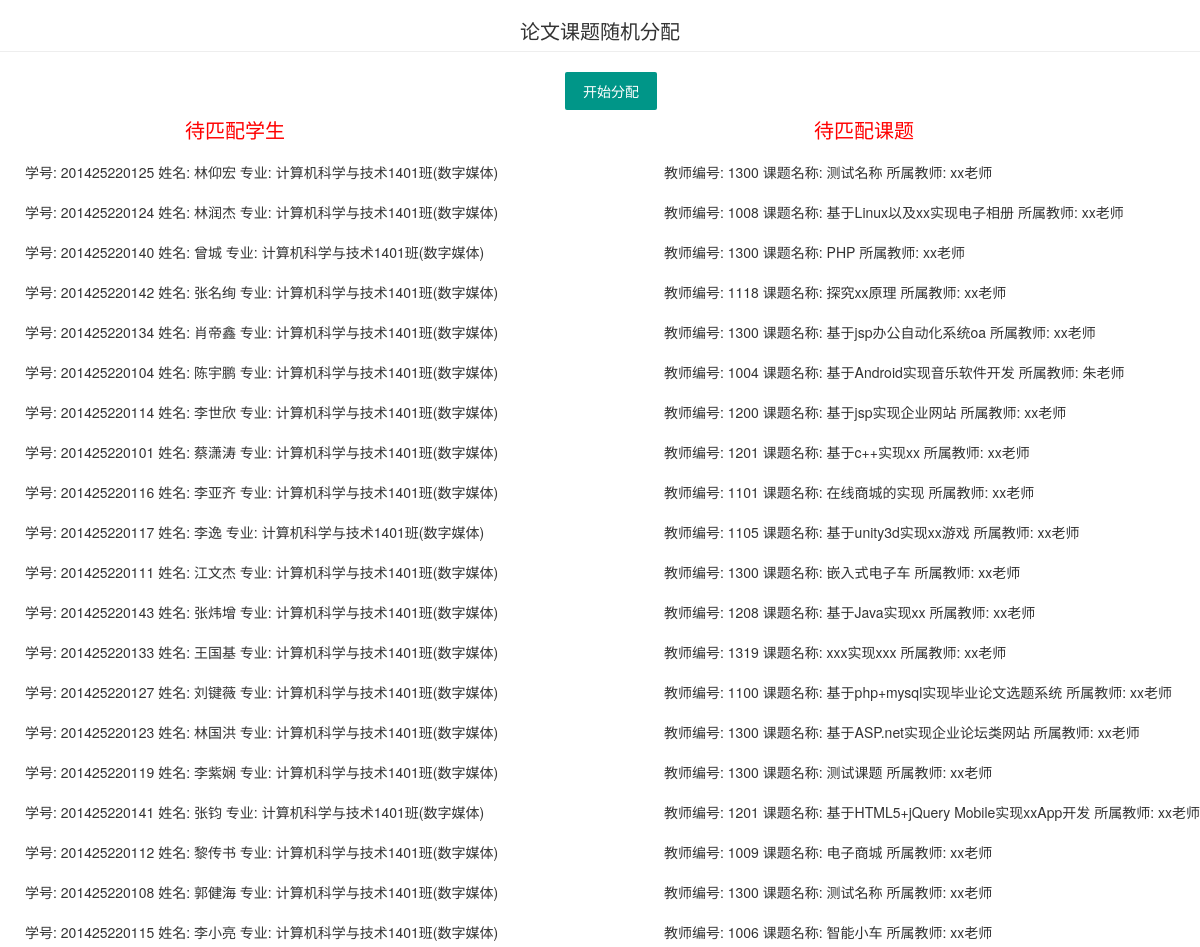
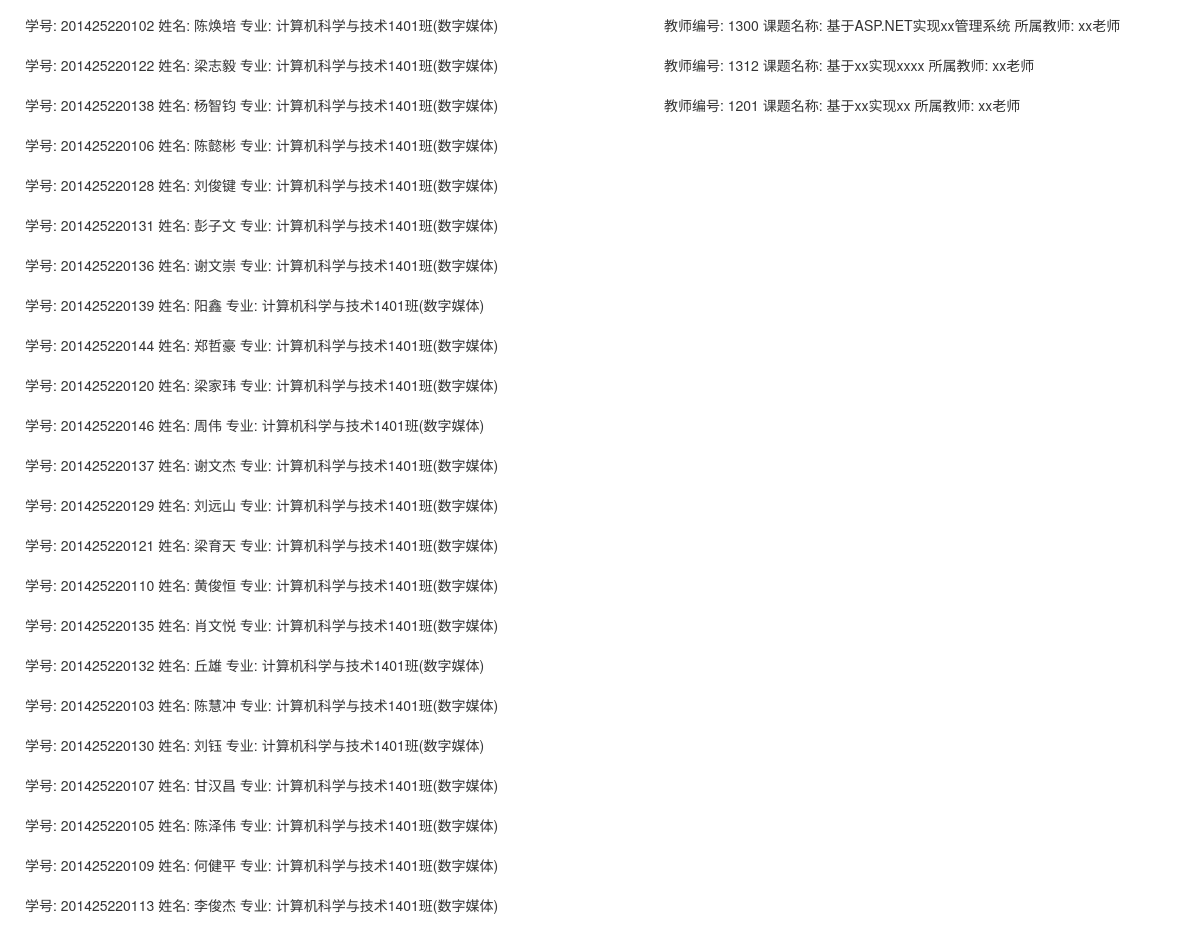
The page /rand_topics.php on the database its author committed (2 pictures, top to bottom).
### tables this page shows
CREATE TABLE `student` (
  `id` int(255) NOT NULL AUTO_INCREMENT,
  `username` varchar(20) NOT NULL DEFAULT '',
  `password` varchar(10) DEFAULT '123456',
  `name` varchar(10) DEFAULT NULL,
  `sex` varchar(2) DEFAULT NULL,
  `major` varchar(20) DEFAULT NULL,
  `phone` varchar(11) DEFAULT NULL,
  `email` varchar(20) DEFAULT NULL,
  `role_id` int(10) NOT NULL DEFAULT '1',
  `login_num` int(11) unsigned NOT NULL,
  `ip` varchar(255) NOT NULL,
  `wtime` datetime NOT NULL,
  `z_index` varchar(10) NOT NULL DEFAULT 'no',
  PRIMARY KEY (`username`),
  UNIQUE KEY `index_id` (`id`) USING BTREE,
  UNIQUE KEY `index_username` (`username`) USING BTREE,
  KEY `index_major` (`major`) USING BTREE,
  FULLTEXT KEY `index_name` (`name`)
);

### rand_topics.php (the view, shortened to what this page needs)
<?php require 'conn.php'; ?>
<!DOCTYPE html>
<html lang="en">
<head>
	  <link rel="stylesheet" href="bootstrap-3.3.7-dist/css/bootstrap.min.css" />
	   <link rel="stylesheet" href="css/layui.css">
</head>
<body>
<h2 class="page-header" style="text-align:center;font-size:20px">论文课题随机分配</h2>
<div class="form-group">
<div class="col-sm-offset-6 col-sm-5">
<button  data-method="notice" class="layui-btn" onclick="refresh()" style="margin-left:-50px;">开始分配</button>
</div>
</div>
<div class="stu">
<span>待匹配学生</span>
<div class="left">
<?php
$query = mysqli_query($conn,"select username,name,major from student where z_index='no' ");
while($rows = mysqli_fetch_array($query)){
$array[]= $rows;
}
shuffle($array);
foreach ($array as $v) {
	echo "学号:".'&nbsp'.$v['username'].'&nbsp'."姓名:".'&nbsp'.$v['name'].'&nbsp'."专业:".'&nbsp'.$v['major'].'<br />';
}
 ?>
</div>
</div>
<div class="tops">
<span>待匹配课题</span>
<div class="right">
<?php
$query1= mysqli_query($conn,"select teacher_id,topic_name,teacher_name from topics where z_index='no' ");
while($rows = mysqli_fetch_array($query1)){
$array1[]= $rows;
}
shuffle($array1);
foreach ($array1 as $v1) {
	echo "教师编号:".'&nbsp'.$v1['teacher_id'].'&nbsp'."课题名称:".'&nbsp'.$v1['topic_name'].'&nbsp'."所属教师:".'&nbsp'.$v1['teacher_name'].'<br />';
}
 ?>
</div>
</div>
</body>
</html>

### css/layui.css (style rules this page uses)
h1,h2,h3,h4,h5,h6 { font-weight:400 }
.layui-btn,.layui-edge,.layui-inline,img { vertical-align:middle }
.layui-btn,.layui-disabled,.layui-icon,.layui-unselect { -webkit-user-select:none;-ms-user-select:none;-moz-user-select:none }
blockquote,body,button,dd,div,dl,dt,form,h1,h2,h3,h4,h5,h6,input,li,ol,p,pre,td,textarea,th,ul { margin:0;padding:0;-webkit-tap-highlight-color:rgba(0,0,0,0) }
button,input,optgroup,option,select,textarea { font-family:inherit;font-size:inherit;font-style:inherit;font-weight:inherit;outline:0 }
body { line-height:24px;font:14px Helvetica Neue,Helvetica,PingFang SC,\5FAE\8F6F\96C5\9ED1,Tahoma,Arial,sans-serif }
.layui-btn,.layui-input,.layui-select,.layui-textarea,.layui-upload-button { outline:0;-webkit-appearance:none;transition:all .3s;-webkit-transition:all .3s;box-sizing:border-box }
.layui-btn { display:inline-block;height:38px;line-height:38px;padding:0 18px;background-color:#009688;color:#fff;white-space:nowrap;text-align:center;font-size:14px;border:none;border-radius:2px;cursor:pointer }

### rand_topics.php (style rules this page uses)
.stu { float:left;line-height: 40px;margin-left: 25px }
.stu span { font-size: 20px;color: red;margin-left: 160px }
.tops { float:right;line-height: 40px;margin-left: 45px }
.tops span { font-size: 20px;color: red;margin-left: 150px }

### rows shown on the page
student: username "201425220125", name "林仰宏", major "计算机科学与技术1401班(数字媒体)"
student: username "201425220124", name "林润杰", major "计算机科学与技术1401班(数字媒体)"
student: username "201425220140", name "曾城", major "计算机科学与技术1401班(数字媒体)"
student: username "201425220142", name "张名绚", major "计算机科学与技术1401班(数字媒体)"
student: username "201425220134", name "肖帝鑫", major "计算机科学与技术1401班(数字媒体)"
student: username "201425220104", name "陈宇鹏", major "计算机科学与技术1401班(数字媒体)"
student: username "201425220114", name "李世欣", major "计算机科学与技术1401班(数字媒体)"
student: username "201425220101", name "蔡潇涛", major "计算机科学与技术1401班(数字媒体)"
student: username "201425220116", name "李亚齐", major "计算机科学与技术1401班(数字媒体)"
student: username "201425220117", name "李逸", major "计算机科学与技术1401班(数字媒体)"
student: username "201425220111", name "江文杰", major "计算机科学与技术1401班(数字媒体)"
student: username "201425220143", name "张炜增", major "计算机科学与技术1401班(数字媒体)"
student: username "201425220133", name "王国基", major "计算机科学与技术1401班(数字媒体)"
student: username "201425220127", name "刘键薇", major "计算机科学与技术1401班(数字媒体)"
student: username "201425220123", name "林国洪", major "计算机科学与技术1401班(数字媒体)"
student: username "201425220119", name "李紫娴", major "计算机科学与技术1401班(数字媒体)"
student: username "201425220141", name "张钧", major "计算机科学与技术1401班(数字媒体)"
student: username "201425220112", name "黎传书", major "计算机科学与技术1401班(数字媒体)"
student: username "201425220108", name "郭健海", major "计算机科学与技术1401班(数字媒体)"
student: username "201425220115", name "李小亮", major "计算机科学与技术1401班(数字媒体)"
student: username "201425220102", name "陈焕培", major "计算机科学与技术1401班(数字媒体)"
student: username "201425220122", name "梁志毅", major "计算机科学与技术1401班(数字媒体)"
student: username "201425220138", name "杨智钧", major "计算机科学与技术1401班(数字媒体)"
student: username "201425220106", name "陈懿彬", major "计算机科学与技术1401班(数字媒体)"
student: username "201425220128", name "刘俊键", major "计算机科学与技术1401班(数字媒体)"
student: username "201425220131", name "彭子文", major "计算机科学与技术1401班(数字媒体)"
student: username "201425220136", name "谢文崇", major "计算机科学与技术1401班(数字媒体)"
student: username "201425220139", name "阳鑫", major "计算机科学与技术1401班(数字媒体)"
student: username "201425220144", name "郑哲豪", major "计算机科学与技术1401班(数字媒体)"
student: username "201425220120", name "梁家玮", major "计算机科学与技术1401班(数字媒体)"
student: username "201425220146", name "周伟", major "计算机科学与技术1401班(数字媒体)"
student: username "201425220137", name "谢文杰", major "计算机科学与技术1401班(数字媒体)"
student: username "201425220129", name "刘远山", major "计算机科学与技术1401班(数字媒体)"
student: username "201425220121", name "梁育天", major "计算机科学与技术1401班(数字媒体)"
student: username "201425220110", name "黄俊恒", major "计算机科学与技术1401班(数字媒体)"
student: username "201425220135", name "肖文悦", major "计算机科学与技术1401班(数字媒体)"
student: username "201425220132", name "丘雄", major "计算机科学与技术1401班(数字媒体)"
student: username "201425220103", name "陈慧冲", major "计算机科学与技术1401班(数字媒体)"
student: username "201425220130", name "刘钰", major "计算机科学与技术1401班(数字媒体)"
student: username "201425220107", name "甘汉昌", major "计算机科学与技术1401班(数字媒体)"
student: username "201425220105", name "陈泽伟", major "计算机科学与技术1401班(数字媒体)"
student: username "201425220109", name "何健平", major "计算机科学与技术1401班(数字媒体)"
student: username "201425220113", name "李俊杰", major "计算机科学与技术1401班(数字媒体)"

### other values the page prints
$v1['teacher_id'] "1300"
$v1['topic_name'] "测试名称"
$v1['teacher_name'] "xx老师"
$v1['teacher_id'] "1008"
$v1['topic_name'] "基于Linux以及xx实现电子相册"
$v1['topic_name'] "PHP"
$v1['teacher_id'] "1118"
$v1['topic_name'] "探究xx原理"
$v1['topic_name'] "基于jsp办公自动化系统oa"
$v1['teacher_id'] "1004"
$v1['topic_name'] "基于Android实现音乐软件开发"
$v1['teacher_name'] "朱老师"
$v1['teacher_id'] "1200"
$v1['topic_name'] "基于jsp实现企业网站"
$v1['teacher_id'] "1201"
